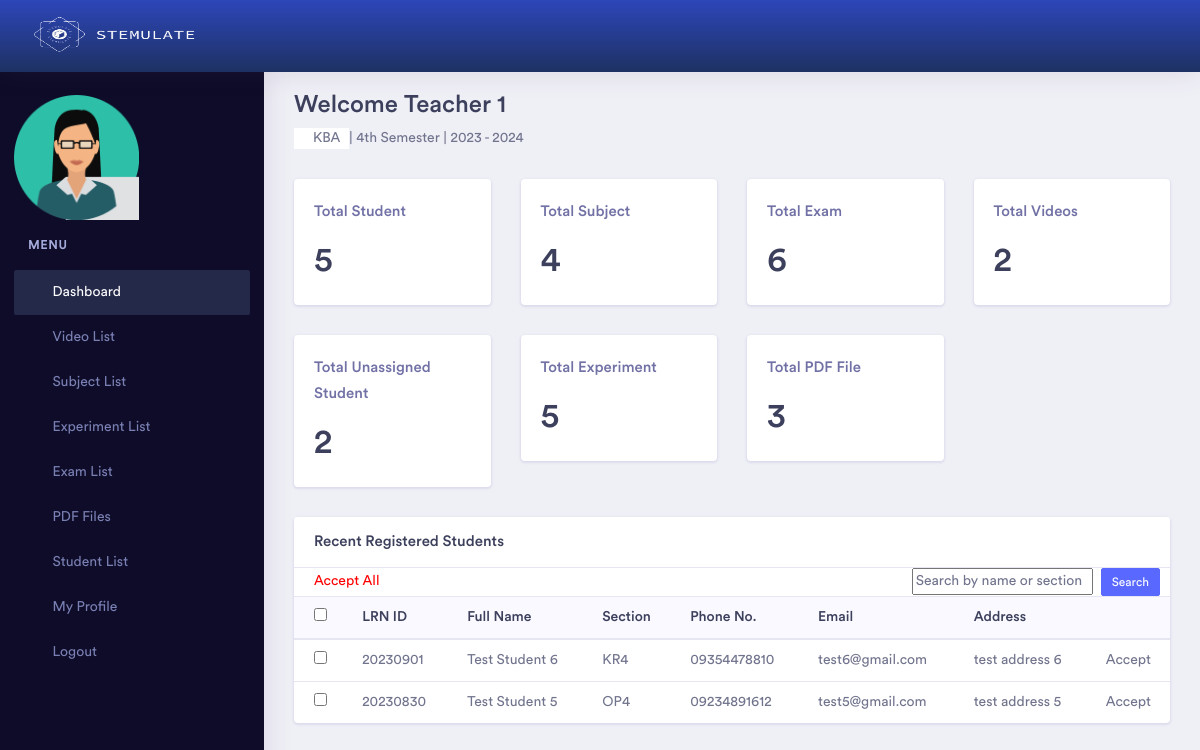
Screenshot of /admin/dashboard.php (signed in) with the database file from the repository.
### tables this page shows
CREATE TABLE `semester` (
  `id` int(11) NOT NULL,
  `name` varchar(255) NOT NULL,
  `status` int(11) NOT NULL,
  `admin_id` int(11) NOT NULL,
  `startDate` date DEFAULT NULL,
  `endDate` date DEFAULT NULL
);

CREATE TABLE `year` (
  `id` int(11) NOT NULL,
  `year` varchar(255) NOT NULL,
  `startDate` date NOT NULL,
  `endDate` date NOT NULL
);

CREATE TABLE `student` (
  `id` int(11) NOT NULL,
  `studentid` varchar(255) NOT NULL,
  `name` varchar(255) NOT NULL,
  `dept` varchar(255) NOT NULL,
  `phoneno` varchar(100) NOT NULL,
  `email` varchar(255) NOT NULL,
  `pass` varchar(255) NOT NULL,
  `address` varchar(255) NOT NULL,
  `status` int(11) NOT NULL,
  `designation` int(11) NOT NULL,
  `image` blob DEFAULT NULL,
  `conPerson` varchar(255) DEFAULT NULL,
  `conNumber` varchar(255) DEFAULT NULL,
  `conAddress` varchar(255) DEFAULT NULL,
  `conRelationship` varchar(255) DEFAULT NULL
);

### admin/dashboard.php (the view, shortened to what the rows shown need)
    <?php
        if ($_SESSION['p'] != "") {
    ?>
    <!doctype html>
    <html lang="en">
    <head>
        <?php include 'head.php'; ?>
    </head>
    <body>
        <div class="dashboard-main-wrapper">
            <div class="dashboard-wrapper">
                <div class="dashboard-ecommerce">
                    <div class="container-fluid dashboard-content ">
                        <div class="row">
                            <div class="col-xl-12 col-lg-12 col-md-12 col-sm-12 col-12">
                                <div class="page-header">
                                <?php if ($_SESSION['u']==='superadmin') { ?>
                                    <h2 class="pageheader-title">Welcome to Super Admin Dashboard </h2>
                                <?php } else { ?>
                                    <h2 class="pageheader-title">Welcome <?php echo $_SESSION['n']; ?> </h2>
                                    <div class="row">
                                    <a style="cursor: pointer;" onclick="openPDF()"><div class="glowing-icon"><i class="fas fa-book mr-2"></i>KBA</div></a>  |
                                    <?php
                                        include 'db.php';
                                        $currentDate = date('Y-m-d');
                                        $query = mysqli_query($link, "SELECT * FROM semester WHERE status = '1' AND '$currentDate' BETWEEN startDate AND endDate");
                                        while($data = mysqli_fetch_array($query)) {
                                            echo "$data[name]";
                                        }
                                    ?> |
                                    <?php
                                        include 'db.php';
                                        $currentDate = date('Y-m-d');
                                        $query = mysqli_query($link, "SELECT * FROM year WHERE '$currentDate' BETWEEN startDate AND endDate");
                                        while($data = mysqli_fetch_array($query)) {
                                            echo "$data[year]";
                                        }
                                    ?>
                                    <?php } ?>
                                    </div>
                                </div>
                            </div>
                        </div>
                        <div class="ecommerce-widget">
                            <div class="row">
                                <div class="col-xl-3 col-lg-6 col-md-6 col-sm-12 col-12">
                                    <div class="card">
                                        <div class="card-body">
                                            <div class="metric-value d-inline-block">
                                                <h1 class="mb-1">
                                                    <?php
                                                        include 'db.php';
                                                        $sl = 0;
                                                        $query = mysqli_query($link, "select * from student where status = '1' and designation  = '$_SESSION[id]'");
                                                        while($data = mysqli_fetch_array($query)) {
                                                            $sl = $sl+1;
                                                        }
                                                        echo $sl;
                                                    ?>
                                                </h1>
                                            </div>
                                        </div>
                                    </div>
                                </div>
                                <div class="col-xl-3 col-lg-6 col-md-6 col-sm-12 col-12">
                                    <div class="card">
                                        <div class="card-body">
                                            <div class="metric-value d-inline-block">
                                                <h1 class="mb-1">
                                                    <?php
                                                        include 'db.php';
                                                        $sl = 0;
                                                        $query = mysqli_query($link, "select * from subject where status = '1' and admin_id = '$_SESSION[id]' ");
                                                        while($data = mysqli_fetch_array($query)) {
                                                            $sl = $sl+1;
                                                        }
                                                        echo $sl;
                                                    ?>
                                                </h1>
                                            </div>
                                        </div>
                                    </div>
                                </div>
                                <div class="col-xl-3 col-lg-6 col-md-6 col-sm-12 col-12">
                                    <div class="card">
                                        <div class="card-body">
                                            <div class="metric-value d-inline-block">
                                                <h1 class="mb-1">
                                                    <?php
                                                        include 'db.php';
                                                        $sl = 0;
                                                        $query = mysqli_query($link, "select * from exam where status = '1' and admin_id = '$_SESSION[id]'");
                                                        while($data = mysqli_fetch_array($query)) {
                                                            $sl = $sl+1;
                                                        }
                                                        echo $sl;
                                                    ?>
                                                </h1>
                                            </div>
                                        </div>
                                    </div>
                                </div>
                                <div class="col-xl-3 col-lg-6 col-md-6 col-sm-12 col-12">
                                    <div class="card">
                                        <div class="card-body">
                                            <div class="metric-value d-inline-block">
                                                <h1 class="mb-1">
                                                    <?php
                                                        include 'db.php';
                                                        $sl = 0;
                                                        $query = mysqli_query($link, "select * from vdo where status = '1' and admin_id = '$_SESSION[id]' ");
                                                        while($data = mysqli_fetch_array($query)) {
                                                            $sl = $sl+1;
                                                        }
                                                        echo $sl;
                                                    ?>
                                                </h1>
                                            </div>
                                        </div>
                                    </div>
                                </div>
                                <div class="col-xl-3 col-lg-6 col-md-6 col-sm-12 col-12">
                                    <div class="card">
                                        <div class="card-body">
                                            <div class="metric-value d-inline-block">
                                                <h1 class="mb-1">
                                                    <?php
                                                        include 'db.php';
                                                        $sl = 0;
                                                        $query = mysqli_query($link, "select * from student where status = '1' and designation = 0 ");
                                                        while($data = mysqli_fetch_array($query)) {
                                                            $sl = $sl+1;
                                                        }
                                                        echo $sl;
                                                    ?>
                                                </h1>
                                            </div>
                                        </div>
                                    </div>
                                </div>
                                <div class="col-xl-3 col-lg-6 col-md-6 col-sm-12 col-12">
                                    <div class="card">
                                        <div class="card-body">
                                            <div class="metric-value d-inline-block">
                                                <h1 class="mb-1">
                                                    <?php
                                                        include 'db.php';
                                                        $sl = 0;
                                                        $query = mysqli_query($link, "select * from experiment where status = '1' and admin_id = '$_SESSION[id]' ");
                                                        while($data = mysqli_fetch_array($query)) {
                                                            $sl = $sl+1;
                                                        }
                                                        echo $sl;
                                                    ?>
                                                </h1>
                                            </div>
                                        </div>
                                    </div>
                                </div>
                                <div class="col-xl-3 col-lg-6 col-md-6 col-sm-12 col-12">
                                    <div class="card">
                                        <div class="card-body">
                                            <div class="metric-value d-inline-block">
                                                <h1 class="mb-1">
                                                    <?php
                                                        include 'db.php';
                                                        $sl = 0;
                                                        $query = mysqli_query($link, "select * from pdf where status = '1' and admin_id = '$_SESSION[id]'");
                                                        while($data = mysqli_fetch_array($query)) {
                                                            $sl = $sl+1;
                                                        }
                                                        echo $sl;
                                                    ?>
                                                </h1>
                                            </div>
                                        </div>
                                    </div>
                                </div>
                            </div>
                            <div class="row">
                            <div class="col-xl-12 col-lg-12 col-md-6 col-sm-12 col-12">
                                <div class="card">
                                    <div class="card-body p-0">
                                        <div class="table-responsive">
                                            <table class="table">
                                                <thead class="bg-light">
                                                    <tr>
                                                        <th><input type="checkbox" id="selectAll"></th>
                                                        <th>LRN ID</th>
                                                        <th>Full Name</th>
                                                        <th>Section</th>
                                                        <th>Phone No.</th>
                                                        <th>Email</th>
                                                        <th>Address</th>
                                                        <th>&nbsp;</th>
                                                    </tr>
                                                </thead>
                                                <tbody id="tableBody">
                                                    <?php
                                                        include 'db.php';
                                                        $query = mysqli_query($link, "select * from student where designation = 0 and status = '1' order by id desc limit 10");
                                                        while($data = mysqli_fetch_array($query)) {
                                                    ?>
                                                    <tr>
                                                        <td><input type="checkbox" class="checkBox" style="padding-left: 10px;" value="<?php echo $data['id']; ?>"></td>
                                                        <td><?php echo $data['studentid']; ?></td>
                                                        <td><?php echo $data['name']; ?></td>
                                                        <td><?php echo $data['dept']; ?></td>
                                                        <td><?php echo $data['phoneno']; ?></td>
                                                        <td><?php echo $data['email']; ?></td>
                                                        <td><?php echo $data['address']; ?></td>
                                                        <td>
                                                            <a class="assignButton" href="#" data-studentid="<?php echo $data['id']; ?>" onclick="assignStudent(this); return false;">Accept</a>
                                                        </td>
                                                    </tr>
                                                    <?php } ?>
                                                </tbody>
                                            </table>
                                        </div>
                                    </div>
                                </div>
                            </div>
                            </div>
                        </div>
                    </div>
                </div>
            </div>
        </div>
</body>
    </body>
    </html>
    <?php
    } else {
        echo "<script>";
        echo "self.location='index.php?msg=<font color=red>Please Login First.</font>';";
        echo "</script>";
    }
    ?>

### rows the page displays
semester: name "4th Semester"
year: year "2023 - 2024"
student: studentid "20230901", name "Test Student 6", dept "KR4", phoneno "09354478810", email "test6@gmail.com", address "test address 6"
student: studentid "20230830", name "Test Student 5", dept "OP4", phoneno "09234891612", email "test5@gmail.com", address "test address 5"

### other values shown
$_SESSION['n'] "Teacher 1"
$sl "5"
$sl "4"
$sl "6"
$sl "2"
$sl "3"
